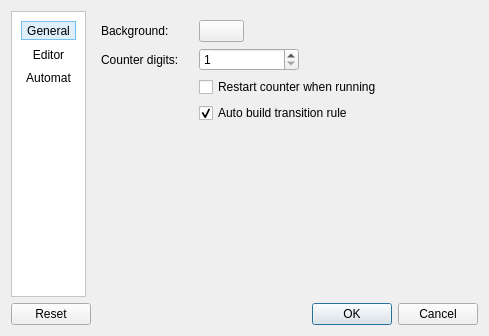
<?xml version="1.0" encoding="UTF-8"?>
<ui version="4.0">
 <class>Config</class>
 <widget class="QDialog" name="Config">
  <property name="geometry">
   <rect>
    <x>0</x>
    <y>0</y>
    <width>489</width>
    <height>326</height>
   </rect>
  </property>
  <property name="windowTitle">
   <string>Dialog</string>
  </property>
  <layout class="QVBoxLayout" name="verticalLayout">
   <item>
    <layout class="QHBoxLayout" name="horizontalLayout">
     <item>
      <widget class="QFrame" name="frame_3">
       <property name="minimumSize">
        <size>
         <width>74</width>
         <height>0</height>
        </size>
       </property>
       <property name="styleSheet">
        <string notr="true">QFrame{background-color:white;}
QToolButton{
  background-color:white;
  border:0px;
}
QToolButton:hover{
  background-color:#f0f8fe;
  border:1px solid #f0f8fe;
}
QToolButton:pressed{
  background-color:#deeffb;
  border:1px solid #7bbff1;
}
QToolButton:checked{
  background-color:#deeffb;
  border:1px solid #7bbff1;
}</string>
       </property>
       <property name="frameShape">
        <enum>QFrame::StyledPanel</enum>
       </property>
       <property name="frameShadow">
        <enum>QFrame::Plain</enum>
       </property>
       <layout class="QVBoxLayout" name="verticalLayout_7">
        <item>
         <widget class="QToolButton" name="generalBtn">
          <property name="sizePolicy">
           <sizepolicy hsizetype="Preferred" vsizetype="Fixed">
            <horstretch>0</horstretch>
            <verstretch>0</verstretch>
           </sizepolicy>
          </property>
          <property name="text">
           <string>General</string>
          </property>
          <property name="icon">
           <iconset resource="cellullar.qrc">
            <normaloff>:/img/app_64.png</normaloff>:/img/app_64.png</iconset>
          </property>
          <property name="iconSize">
           <size>
            <width>24</width>
            <height>24</height>
           </size>
          </property>
          <property name="checkable">
           <bool>true</bool>
          </property>
          <property name="checked">
           <bool>true</bool>
          </property>
          <property name="toolButtonStyle">
           <enum>Qt::ToolButtonTextUnderIcon</enum>
          </property>
         </widget>
        </item>
        <item>
         <widget class="QToolButton" name="editorBtn">
          <property name="sizePolicy">
           <sizepolicy hsizetype="Preferred" vsizetype="Fixed">
            <horstretch>0</horstretch>
            <verstretch>0</verstretch>
           </sizepolicy>
          </property>
          <property name="text">
           <string>Editor</string>
          </property>
          <property name="icon">
           <iconset resource="cellullar.qrc">
            <normaloff>:/img/javascript_24.png</normaloff>:/img/javascript_24.png</iconset>
          </property>
          <property name="iconSize">
           <size>
            <width>24</width>
            <height>24</height>
           </size>
          </property>
          <property name="checkable">
           <bool>true</bool>
          </property>
          <property name="toolButtonStyle">
           <enum>Qt::ToolButtonTextUnderIcon</enum>
          </property>
         </widget>
        </item>
        <item>
         <widget class="QToolButton" name="automatBtn">
          <property name="sizePolicy">
           <sizepolicy hsizetype="Preferred" vsizetype="Fixed">
            <horstretch>0</horstretch>
            <verstretch>0</verstretch>
           </sizepolicy>
          </property>
          <property name="text">
           <string>Automat</string>
          </property>
          <property name="icon">
           <iconset resource="cellullar.qrc">
            <normaloff>:/img/engine_24.png</normaloff>:/img/engine_24.png</iconset>
          </property>
          <property name="iconSize">
           <size>
            <width>24</width>
            <height>24</height>
           </size>
          </property>
          <property name="checkable">
           <bool>true</bool>
          </property>
          <property name="toolButtonStyle">
           <enum>Qt::ToolButtonTextUnderIcon</enum>
          </property>
         </widget>
        </item>
        <item>
         <spacer name="verticalSpacer">
          <property name="orientation">
           <enum>Qt::Vertical</enum>
          </property>
          <property name="sizeHint" stdset="0">
           <size>
            <width>20</width>
            <height>40</height>
           </size>
          </property>
         </spacer>
        </item>
       </layout>
      </widget>
     </item>
     <item>
      <widget class="QStackedWidget" name="stackedWidget">
       <property name="currentIndex">
        <number>2</number>
       </property>
       <widget class="QWidget" name="page">
        <layout class="QFormLayout" name="formLayout">
         <property name="horizontalSpacing">
          <number>40</number>
         </property>
         <item row="0" column="0">
          <widget class="QLabel" name="label">
           <property name="text">
            <string>Theme:</string>
           </property>
          </widget>
         </item>
         <item row="0" column="1">
          <widget class="QComboBox" name="comboBox_Theme">
           <property name="maximumSize">
            <size>
             <width>150</width>
             <height>16777215</height>
            </size>
           </property>
           <item>
            <property name="text">
             <string>Default</string>
            </property>
           </item>
           <item>
            <property name="text">
             <string>Dark</string>
            </property>
           </item>
          </widget>
         </item>
         <item row="1" column="0">
          <widget class="QLabel" name="label_2">
           <property name="text">
            <string>Language:</string>
           </property>
          </widget>
         </item>
         <item row="1" column="1">
          <widget class="QComboBox" name="comboBox_Language">
           <property name="maximumSize">
            <size>
             <width>150</width>
             <height>16777215</height>
            </size>
           </property>
           <item>
            <property name="text">
             <string>English</string>
            </property>
           </item>
           <item>
            <property name="text">
             <string>Español</string>
            </property>
           </item>
           <item>
            <property name="text">
             <string>Qheswa</string>
            </property>
           </item>
          </widget>
         </item>
        </layout>
       </widget>
       <widget class="QWidget" name="page_3">
        <layout class="QVBoxLayout" name="verticalLayout_3">
         <item>
          <widget class="QGroupBox" name="groupBox">
           <property name="title">
            <string>Editor</string>
           </property>
           <property name="flat">
            <bool>true</bool>
           </property>
           <layout class="QFormLayout" name="formLayout_2">
            <property name="horizontalSpacing">
             <number>30</number>
            </property>
            <property name="verticalSpacing">
             <number>6</number>
            </property>
            <item row="0" column="0">
             <widget class="QLabel" name="label_3">
              <property name="text">
               <string>Family:</string>
              </property>
             </widget>
            </item>
            <item row="0" column="1">
             <widget class="QFontComboBox" name="fontComboBox">
              <property name="maximumSize">
               <size>
                <width>225</width>
                <height>16777215</height>
               </size>
              </property>
              <property name="currentFont">
               <font>
                <family>Lucida Console</family>
               </font>
              </property>
             </widget>
            </item>
            <item row="1" column="0">
             <widget class="QLabel" name="label_4">
              <property name="text">
               <string>Size:</string>
              </property>
             </widget>
            </item>
            <item row="1" column="1">
             <widget class="QSpinBox" name="spinBox_fontsize">
              <property name="maximumSize">
               <size>
                <width>100</width>
                <height>16777215</height>
               </size>
              </property>
              <property name="minimum">
               <number>1</number>
              </property>
              <property name="value">
               <number>8</number>
              </property>
             </widget>
            </item>
            <item row="2" column="0">
             <widget class="QLabel" name="label_5">
              <property name="text">
               <string>Tab size:</string>
              </property>
             </widget>
            </item>
            <item row="2" column="1">
             <widget class="QSpinBox" name="spinBox_tabsize">
              <property name="maximumSize">
               <size>
                <width>100</width>
                <height>16777215</height>
               </size>
              </property>
              <property name="minimum">
               <number>1</number>
              </property>
              <property name="maximum">
               <number>10</number>
              </property>
              <property name="value">
               <number>4</number>
              </property>
             </widget>
            </item>
            <item row="3" column="0">
             <widget class="QLabel" name="label_6">
              <property name="text">
               <string>Color theme:</string>
              </property>
             </widget>
            </item>
            <item row="3" column="1">
             <widget class="QComboBox" name="comboBox_editortheme">
              <property name="maximumSize">
               <size>
                <width>150</width>
                <height>16777215</height>
               </size>
              </property>
              <item>
               <property name="text">
                <string>Light</string>
               </property>
              </item>
              <item>
               <property name="text">
                <string>Dark</string>
               </property>
              </item>
             </widget>
            </item>
           </layout>
          </widget>
         </item>
         <item>
          <widget class="QGroupBox" name="groupBox_3">
           <property name="title">
            <string>Options</string>
           </property>
           <property name="flat">
            <bool>true</bool>
           </property>
           <layout class="QVBoxLayout" name="verticalLayout_4">
            <item>
             <widget class="QCheckBox" name="checkBox_tabtospaces">
              <property name="text">
               <string>Tab to spaces</string>
              </property>
             </widget>
            </item>
            <item>
             <widget class="QCheckBox" name="checkBox_autoindent">
              <property name="text">
               <string>Auto indent</string>
              </property>
             </widget>
            </item>
            <item>
             <widget class="QCheckBox" name="checkBox_linewrap">
              <property name="text">
               <string>Line wrap</string>
              </property>
             </widget>
            </item>
            <item>
             <spacer name="verticalSpacer_2">
              <property name="orientation">
               <enum>Qt::Vertical</enum>
              </property>
              <property name="sizeHint" stdset="0">
               <size>
                <width>20</width>
                <height>40</height>
               </size>
              </property>
             </spacer>
            </item>
           </layout>
          </widget>
         </item>
        </layout>
       </widget>
       <widget class="QWidget" name="page_4">
        <layout class="QFormLayout" name="formLayout_3">
         <property name="horizontalSpacing">
          <number>20</number>
         </property>
         <item row="0" column="0">
          <widget class="QLabel" name="label_10">
           <property name="text">
            <string>Background:</string>
           </property>
          </widget>
         </item>
         <item row="0" column="1">
          <widget class="QPushButton" name="backBtnAuto">
           <property name="maximumSize">
            <size>
             <width>45</width>
             <height>16777215</height>
            </size>
           </property>
           <property name="text">
            <string/>
           </property>
           <property name="iconSize">
            <size>
             <width>20</width>
             <height>15</height>
            </size>
           </property>
          </widget>
         </item>
         <item row="1" column="0">
          <widget class="QLabel" name="label_11">
           <property name="text">
            <string>Counter digits:</string>
           </property>
          </widget>
         </item>
         <item row="1" column="1">
          <widget class="QSpinBox" name="spinBox_counterdigits">
           <property name="maximumSize">
            <size>
             <width>100</width>
             <height>16777215</height>
            </size>
           </property>
           <property name="minimum">
            <number>1</number>
           </property>
          </widget>
         </item>
         <item row="2" column="1">
          <widget class="QCheckBox" name="checkBox_restartcounter">
           <property name="text">
            <string>Restart counter when running</string>
           </property>
          </widget>
         </item>
         <item row="3" column="1">
          <widget class="QCheckBox" name="checkBox_autobuild">
           <property name="text">
            <string>Auto build transition rule</string>
           </property>
           <property name="checked">
            <bool>true</bool>
           </property>
          </widget>
         </item>
         <item row="4" column="1">
          <spacer name="verticalSpacer_3">
           <property name="orientation">
            <enum>Qt::Vertical</enum>
           </property>
           <property name="sizeHint" stdset="0">
            <size>
             <width>20</width>
             <height>40</height>
            </size>
           </property>
          </spacer>
         </item>
        </layout>
       </widget>
      </widget>
     </item>
    </layout>
   </item>
   <item>
    <widget class="QDialogButtonBox" name="buttonBox">
     <property name="orientation">
      <enum>Qt::Horizontal</enum>
     </property>
     <property name="standardButtons">
      <set>QDialogButtonBox::Cancel|QDialogButtonBox::Ok|QDialogButtonBox::Reset</set>
     </property>
    </widget>
   </item>
  </layout>
 </widget>
 <resources>
  <include location="cellullar.qrc"/>
 </resources>
 <connections>
  <connection>
   <sender>buttonBox</sender>
   <signal>accepted()</signal>
   <receiver>Config</receiver>
   <slot>accept()</slot>
   <hints>
    <hint type="sourcelabel">
     <x>248</x>
     <y>254</y>
    </hint>
    <hint type="destinationlabel">
     <x>157</x>
     <y>274</y>
    </hint>
   </hints>
  </connection>
  <connection>
   <sender>buttonBox</sender>
   <signal>rejected()</signal>
   <receiver>Config</receiver>
   <slot>reject()</slot>
   <hints>
    <hint type="sourcelabel">
     <x>316</x>
     <y>260</y>
    </hint>
    <hint type="destinationlabel">
     <x>286</x>
     <y>274</y>
    </hint>
   </hints>
  </connection>
 </connections>
</ui>
